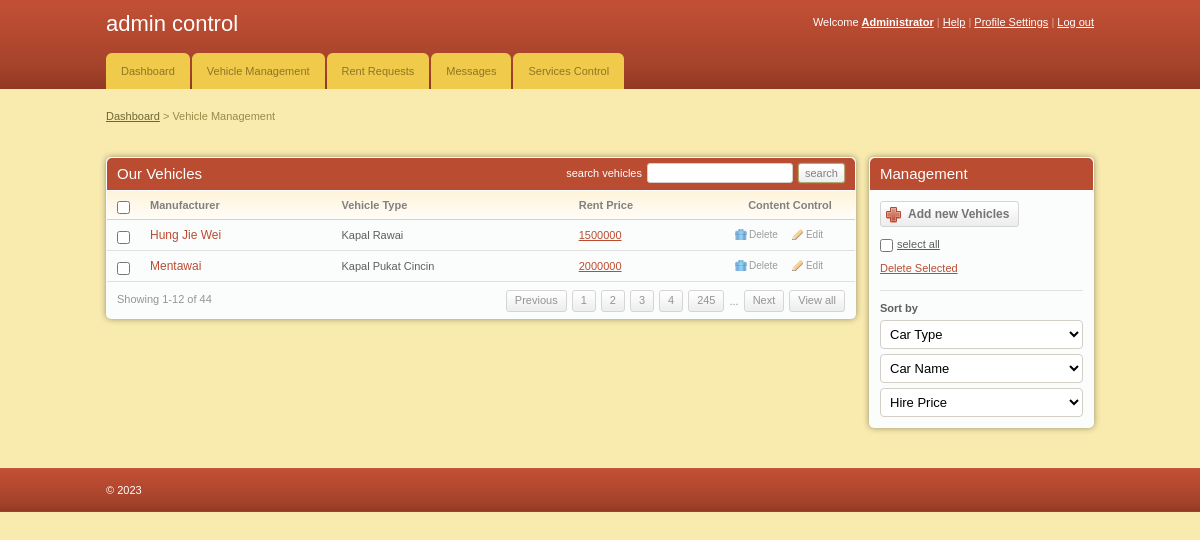
/admin/add_vehicles.php (signed in), run on the app's committed database.
### tables this page shows
CREATE TABLE `cars` (
  `car_id` int(11) NOT NULL,
  `car_name` varchar(255) NOT NULL,
  `car_type` varchar(255) NOT NULL,
  `image` text NOT NULL,
  `hire_cost` int(11) NOT NULL,
  `capacity` int(11) NOT NULL,
  `status` varchar(255) NOT NULL
);

### admin/add_vehicles.php (the view, shortened to what this page needs)
<!DOCTYPE html PUBLIC "-//W3C//DTD XHTML 1.0 Transitional//EN" "http://www.w3.org/TR/xhtml1/DTD/xhtml1-transitional.dtd">
<html xmlns="http://www.w3.org/1999/xhtml">
<head>
	<link rel="stylesheet" href="css/style.css" type="text/css" media="all" />
</head>
<body>
<div id="header">
	<div class="shell">
		<?php
			include 'menu.php';
		?>
		</div>
	</div>
<div id="container">
	<div class="shell">
		<div class="small-nav">
			<a href="index.php">Dashboard</a>
			<span>&gt;</span>
			Vehicle Management
		</div>
		<br />
		<div id="main">
			<div id="content">
				<div class="box">
					<div class="box-head">
						<h2 class="left">Our Vehicles</h2>
						<div class="right">
							<label>search vehicles</label>
							<input type="text" class="field small-field" />
							<input type="submit" class="button" value="search" />
						</div>
					</div>
					<div class="table">
						<table width="100%" border="0" cellspacing="0" cellpadding="0">
							<tr>
								<th width="13"><input type="checkbox" class="checkbox" /></th>
								<th>Manufacturer</th>
								<th>Vehicle Type</th>
								<th>Rent Price</th>
								<th width="110" class="ac">Content Control</th>
							</tr>
							<?php
								include '../includes/config.php';
								$select = "SELECT * FROM cars WHERE status = 'Available'";
								$result = $conn->query($select);
								while($row = $result->fetch_assoc()){
							?>
							<tr>
								<td><input type="checkbox" class="checkbox" /></td>
								<td><h3><a href="#"><?php echo $row['car_type'] ?></a></h3></td>
								<td><?php echo $row['car_name'] ?></td>
								<td><a href="#"><?php echo $row['hire_cost'] ?></a></td>
								<td><a href="javascript:sureToApprove(<?php echo $row['car_id'];?>)" class="ico del">Delete</a><a href="#" class="ico edit">Edit</a></td>
							</tr>
							<?php
								}
							?>
						</table>
						<div class="pagging">
							<div class="left">Showing 1-12 of 44</div>
							<div class="right">
								<a href="#">Previous</a>
								<a href="#">1</a>
								<a href="#">2</a>
								<a href="#">3</a>
								<a href="#">4</a>
								<a href="#">245</a>
								<span>...</span>
								<a href="#">Next</a>
								<a href="#">View all</a>
							</div>
						</div>
					</div>
				</div>
			</div>
			<div id="sidebar">
				<div class="box">
					<div class="box-head">
						<h2>Management</h2>
					</div>
					<div class="box-content">
						<a href="add_cars.php" class="add-button"><span>Add new Vehicles</span></a>
						<p class="select-all"><input type="checkbox" class="checkbox" /><label>select all</label></p>
						<p><a href="#">Delete Selected</a></p>
						<div class="sort">
							<label>Sort by</label>
							<select class="field">
								<option value="">Car Type</option>
							</select>
							<select class="field">
								<option value="">Car Name</option>
							</select>
							<select class="field">
								<option value="">Hire Price</option>
							</select>
						</div>
					</div>
				</div>
			</div>
		</div>
	</div>
</div>
<div id="footer">
	<div class="shell">
		<span class="left">&copy; <?php echo date("Y");?></span>
	</div>
</div>
</body>
</html>

### admin/css/style.css (style rules this page uses)
* { padding:0; margin:0; outline:0; }
body { background:#f9ebae; font-family: Verdana, sans-serif; font-size:11px; line-height:14px; color:#5e5e5e; }
input, textarea, select { font-family: Verdana, sans-serif; font-size:13px; }
.field { border:solid 1px #d3cfc7; background:#fff; padding:5px; }
.small-field { border:solid 1px #d3cfc7; background:#fff; padding:3px 1px; font-size:11px; }
.checkbox { width:13px; height:13px; vertical-align:top; position:relative; top:2px; }
.button { background:#eee url(images/button.gif) repeat-x 0 0; border:solid 1px #b1a874; color:#7f7f7f; font-size:11px; padding:2px 6px 2px 6px; cursor:pointer; line-height:14px !important; }
a { color:#ba4c32; text-decoration: underline; cursor:pointer; }
.left, .alignleft { float:left; display:inline; }
.right, .alignright { float:right; display:inline; }
.ac { text-align: center !important; }
h2 { font-size:15px; font-weight: normal; }
h3 { font-size:12px; line-height:14px; font-weight: normal; }
h3 a { text-decoration: none; }
.shell { width:988px; margin:0 auto; }
#header { height:89px; background:url(images/header.gif); white-space:nowrap; }
#container { padding:20px 0; }
.small-nav { color:#978b48; padding-bottom:20px; }
.small-nav a { color:#6f6636; }
#content { float:left; width:750px; }
#sidebar { float:right; width:225px; }
.table th { background:#fffdfa url(images/th.gif) repeat-x 0 0; color:#818181; text-align: left; padding:7px 10px; border-bottom:solid 1px #d2d1cb; }
.table td { background:#fbfcfc; border-bottom:solid 1px #e0e0e0; padding:8px 10px; }
.box { background:#fbfcfc; height:100%; padding:1px; margin-bottom:20px; }
.box-head { background:#ba4c32; height:32px; color:#fff; padding: 0 10px; line-height:32px; white-space:nowrap; border-bottom:solid 1px #fff; }
.box-head .right { padding-top:5px; line-height:13px; }
.box-head .right label, .box-head .right input { float:left; }
.box-head .right label { padding:4px 0 0 0; }
.box-head .right input { margin-left:5px; }
.pagging { height:20px; padding:8px 10px; line-height:19px; color:#949494; }
.pagging a { background:url(images/pagging.gif) repeat-x 0 0; height:20px; float:left; padding:0 8px; border:solid 1px #d5d5d5; text-decoration: none; color:#949494; margin-left:5px; }
.pagging span { float:left; margin-left:5px; padding-top:2px; }
a.ico { color:#9d9c9a; font-size:10px; text-decoration: none; padding:0 0 0 14px; background-repeat:no-repeat; background-position:0 0; }
a.del { background-image:url(images/del.gif) }
a.edit { background-image:url(images/edit.gif); margin-left:14px; }
.box-content { padding:10px; }
.sort { border-top:solid 1px #e0e0e0; padding-top:10px; margin-top:15px; }
.sort label { display:block; font-weight: bold; }
.sort .field { display:block; margin-top:5px; }
.sort select.field { width:203px; }
.box-content p { padding-top:10px; }
.select-all label { text-decoration: underline; padding-left:4px; }
.add-button, .add-button span { float:left; height:26px; background:url(images/add-button.gif) no-repeat 0 0; padding:0 0 0 28px; }
.add-button span { background-position:right 0; padding:0 10px 0 0; }
.add-button { font-weight: bold; font-size:12px; color:#747474; text-decoration: none; line-height:26px; }
#footer { height:44px; background:url(images/footer.gif); line-height:44px; color:#fff; }
.box { -moz-border-radius:5px; -webkit-border-radius:5px; -moz-box-shadow: 0 0 6px #978f6c; -webkit-box-shadow: 0 0 6px #978f6c; }
.box-head { -moz-border-radius-topleft:5px; -moz-border-radius-topright:5px; -webkit-border-top-left-radius:5px; -webkit-border-top-right-radius:5px; }
.field, .button { -moz-border-radius:4px; -webkit-border-radius:4px; }
.small-field, .button, .pagging a { -moz-border-radius:3px; -webkit-border-radius:3px; }
.button { -moz-box-shadow: 0 0 2px #978f6c; -webkit-box-shadow: 0 0 2px #978f6c; }

### data on the page
cars: car_type "Hung Jie Wei", car_name "Kapal Rawai", hire_cost "1500000"
cars: car_type "Mentawai", car_name "Kapal Pukat Cincin", hire_cost "2000000"
